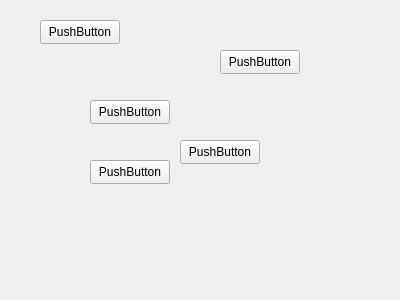
<?xml version="1.0" encoding="UTF-8"?>
<ui version="4.0">
 <class>VideoListElement</class>
 <widget class="QWidget" name="VideoListElement">
  <property name="geometry">
   <rect>
    <x>0</x>
    <y>0</y>
    <width>400</width>
    <height>300</height>
   </rect>
  </property>
  <property name="windowTitle">
   <string>Form</string>
  </property>
  <widget class="QPushButton" name="pushButton">
   <property name="geometry">
    <rect>
     <x>40</x>
     <y>20</y>
     <width>80</width>
     <height>24</height>
    </rect>
   </property>
   <property name="text">
    <string>PushButton</string>
   </property>
  </widget>
  <widget class="QPushButton" name="pushButton_2">
   <property name="geometry">
    <rect>
     <x>90</x>
     <y>100</y>
     <width>80</width>
     <height>24</height>
    </rect>
   </property>
   <property name="text">
    <string>PushButton</string>
   </property>
  </widget>
  <widget class="QPushButton" name="pushButton_3">
   <property name="geometry">
    <rect>
     <x>90</x>
     <y>160</y>
     <width>80</width>
     <height>24</height>
    </rect>
   </property>
   <property name="text">
    <string>PushButton</string>
   </property>
  </widget>
  <widget class="QPushButton" name="pushButton_4">
   <property name="geometry">
    <rect>
     <x>180</x>
     <y>140</y>
     <width>80</width>
     <height>24</height>
    </rect>
   </property>
   <property name="text">
    <string>PushButton</string>
   </property>
  </widget>
  <widget class="QPushButton" name="pushButton_5">
   <property name="geometry">
    <rect>
     <x>220</x>
     <y>50</y>
     <width>80</width>
     <height>24</height>
    </rect>
   </property>
   <property name="text">
    <string>PushButton</string>
   </property>
  </widget>
 </widget>
 <resources/>
 <connections/>
</ui>
